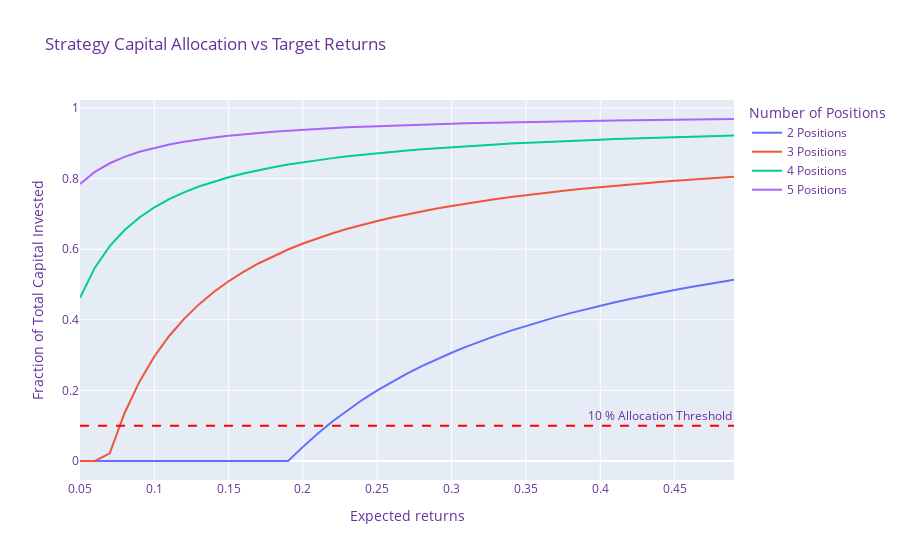

Notebook source saved alongside this figure:
### Markdown cell above
Not considering partial losses

### Code cell
expected_gain_range = np.arange(0.05, 0.5, 0.01)

position_range = np.arange(2, 6)

p_not_breakeven = 0.4
# num_positions = 2
fig = go.Figure()
for num_positions in position_range:
    
    p = 1 - p_not_breakeven**num_positions
    gain_fraction_df =  pd.DataFrame({"Capital Fraction":np.apply_along_axis(lambda expected_gain: p -  (1-p) / expected_gain, 0, expected_gain_range),
                                  "Expected Gain":expected_gain_range})
    gain_fraction_df.loc[gain_fraction_df['Capital Fraction']<0, 'Capital Fraction'] = 0
    # gain_fraction_df.loc[gain_fraction_df['Capital Fraction'].gt(0.05).idxmax(), "Expected Gain"]

    fig.add_trace(go.Scatter(x=gain_fraction_df["Expected Gain"], y=gain_fraction_df["Capital Fraction"],
                    mode='lines',
                    name='%d Positions'%num_positions))
    
fig.add_hline(0.1, line_dash="dash", line_color="red", annotation_text='10 % Allocation Threshold')
fig.update_layout(
    title="Strategy Capital Allocation vs Target Returns",
    xaxis_title="Expected returns",
    yaxis_title="Fraction of Total Capital Invested",
    legend_title="Number of Positions",
    font=dict(
#         family="Courier New, monospace",
        size=12,
        color="RebeccaPurple"
    )
)

fig.show()

### Figure 1 — Plotly figure (JSON) as saved in the notebook; plotly's stock layout.template omitted (floating-point values rounded to 4 significant figures)
{"data": [{"mode": "lines", "name": "2 Positions", "type": "scatter", "x": [0.05, 0.06, 0.07, 0.08, 0.09, 0.1, 0.11, 0.12, 0.13, 0.14, 0.15, 0.16, 0.17, 0.18, 0.19, 0.2, 0.21, 0.22, 0.23, 0.24, 0.25, 0.26, 0.27, 0.28, 0.29, 0.3, 0.31, 0.32, 0.33, 0.34, 0.35, 0.36, 0.37, 0.38, 0.39, 0.4, 0.41, 0.42, 0.43, 0.44, 0.45, 0.46, 0.47, 0.48, 0.49], "y": [0, 0, 0, 0, 0, 0, 0, 0, 0, 0, 0, 0, 0, 0, 0, 0.04, 0.0781, 0.1127, 0.1443, 0.1733, 0.2, 0.2246, 0.2474, 0.2686, 0.2883, 0.3067, 0.3239, 0.34, 0.3552, 0.3694, 0.3829, 0.3956, 0.4076, 0.4189, 0.4297, 0.44, 0.4498, 0.459, 0.4679, 0.4764, 0.4844, 0.4922, 0.4996, 0.5067, 0.5135]}, {"mode": "lines", "name": "3 Positions", "type": "scatter", "x": [0.05, 0.06, 0.07, 0.08, 0.09, 0.1, 0.11, 0.12, 0.13, 0.14, 0.15, 0.16, 0.17, 0.18, 0.19, 0.2, 0.21, 0.22, 0.23, 0.24, 0.25, 0.26, 0.27, 0.28, 0.29, 0.3, 0.31, 0.32, 0.33, 0.34, 0.35, 0.36, 0.37, 0.38, 0.39, 0.4, 0.41, 0.42, 0.43, 0.44, 0.45, 0.46, 0.47, 0.48, 0.49], "y": [0, 0, 0.02171, 0.136, 0.2249, 0.296, 0.3542, 0.4027, 0.4437, 0.4789, 0.5093, 0.536, 0.5595, 0.5804, 0.5992, 0.616, 0.6312, 0.6451, 0.6577, 0.6693, 0.68, 0.6898, 0.699, 0.7074, 0.7153, 0.7227, 0.7295, 0.736, 0.7421, 0.7478, 0.7531, 0.7582, 0.763, 0.7676, 0.7719, 0.776, 0.7799, 0.7836, 0.7872, 0.7905, 0.7938, 0.7969, 0.7998, 0.8027, 0.8054]}, {"mode": "lines", "name": "4 Positions", "type": "scatter", "x": [0.05, 0.06, 0.07, 0.08, 0.09, 0.1, 0.11, 0.12, 0.13, 0.14, 0.15, 0.16, 0.17, 0.18, 0.19, 0.2, 0.21, 0.22, 0.23, 0.24, 0.25, 0.26, 0.27, 0.28, 0.29, 0.3, 0.31, 0.32, 0.33, 0.34, 0.35, 0.36, 0.37, 0.38, 0.39, 0.4, 0.41, 0.42, 0.43, 0.44, 0.45, 0.46, 0.47, 0.48, 0.49], "y": [0.4624, 0.5477, 0.6087, 0.6544, 0.69, 0.7184, 0.7417, 0.7611, 0.7775, 0.7915, 0.8037, 0.8144, 0.8238, 0.8322, 0.8397, 0.8464, 0.8525, 0.858, 0.8631, 0.8677, 0.872, 0.8759, 0.8796, 0.883, 0.8861, 0.8891, 0.8918, 0.8944, 0.8968, 0.8991, 0.9013, 0.9033, 0.9052, 0.907, 0.9088, 0.9104, 0.912, 0.9134, 0.9149, 0.9162, 0.9175, 0.9187, 0.9199, 0.9211, 0.9222]}, {"mode": "lines", "name": "5 Positions", "type": "scatter", "x": [0.05, 0.06, 0.07, 0.08, 0.09, 0.1, 0.11, 0.12, 0.13, 0.14, 0.15, 0.16, 0.17, 0.18, 0.19, 0.2, 0.21, 0.22, 0.23, 0.24, 0.25, 0.26, 0.27, 0.28, 0.29, 0.3, 0.31, 0.32, 0.33, 0.34, 0.35, 0.36, 0.37, 0.38, 0.39, 0.4, 0.41, 0.42, 0.43, 0.44, 0.45, 0.46, 0.47, 0.48, 0.49], "y": [0.785, 0.8191, 0.8435, 0.8618, 0.876, 0.8874, 0.8967, 0.9044, 0.911, 0.9166, 0.9215, 0.9258, 0.9295, 0.9329, 0.9359, 0.9386, 0.941, 0.9432, 0.9452, 0.9471, 0.9488, 0.9504, 0.9518, 0.9532, 0.9544, 0.9556, 0.9567, 0.9578, 0.9587, 0.9596, 0.9605, 0.9613, 0.9621, 0.9628, 0.9635, 0.9642, 0.9648, 0.9654, 0.9659, 0.9665, 0.967, 0.9675, 0.968, 0.9684, 0.9689]}], "layout": {"annotations": [{"showarrow": false, "text": "10 % Allocation Threshold", "x": 1, "xanchor": "right", "xref": "x domain", "y": 0.1, "yanchor": "bottom", "yref": "y"}], "autosize": true, "font": {"color": "RebeccaPurple", "size": 12}, "legend": {"title": {"text": "Number of Positions"}}, "shapes": [{"line": {"color": "red", "dash": "dash"}, "type": "line", "x0": 0, "x1": 1, "xref": "x domain", "y0": 0.1, "y1": 0.1, "yref": "y"}], "title": {"text": "Strategy Capital Allocation vs Target Returns"}, "xaxis": {"autorange": true, "range": [0.05, 0.49], "title": {"text": "Expected returns"}, "type": "linear"}, "yaxis": {"autorange": true, "range": [-0.05383, 1.023], "title": {"text": "Fraction of Total Capital Invested"}, "type": "linear"}}}
